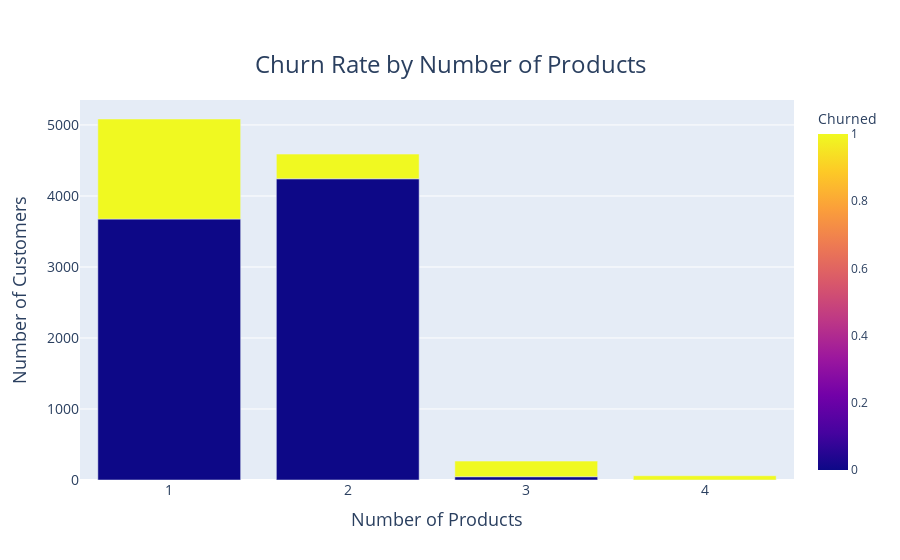

The notebook cell saved with this chart:
### Code cell
fig = px.bar(
    numprods_churn_counts,
    x='NumProds',
    y='Count',
    color='Churned',
    barmode='group',
    title='Churn Rate by Number of Products',
    labels={'NumProds': 'Number of Products', 'Count': 'Number of Customers'}
)

# Customize the title and axis labels
fig.update_layout(
    title={
        'text': "Churn Rate by Number of Products",
        'y': 0.9,
        'x': 0.5,
        'xanchor': 'center',
        'yanchor': 'top',
        'font': {'size': 24}  # Adjust the font size of the title
    },
    xaxis_title={
        'text': 'Number of Products',
        'font': {'size': 18}  # Adjust the x-axis title font size
    },
    yaxis_title={
        'text': 'Number of Customers',
        'font': {'size': 18}  # Adjust the y-axis title font size
    }
)

# Adjust the font size of the tick labels
fig.update_xaxes(tickfont={'size': 14})
fig.update_yaxes(tickfont={'size': 14})

fig.show()

### Figure 1 — Plotly figure (JSON) as saved in the notebook; plotly's stock layout.template omitted (floating-point values rounded to 4 significant figures)
{"data": [{"alignmentgroup": "True", "hovertemplate": "Number of Products=%{x}<br>Number of Customers=%{y}<br>Churned=%{marker.color}<extra></extra>", "legendgroup": "", "marker": {"color": [0, 1, 0, 1, 0, 1, 1], "coloraxis": "coloraxis", "pattern": {"shape": ""}}, "name": "", "offsetgroup": "", "orientation": "v", "showlegend": false, "textposition": "auto", "type": "bar", "x": [1, 1, 2, 2, 3, 3, 4], "xaxis": "x", "y": [3675, 1409, 4242, 348, 46, 220, 60], "yaxis": "y"}], "layout": {"barmode": "group", "coloraxis": {"colorbar": {"title": {"text": "Churned"}}, "colorscale": [[0, "#0d0887"], [0.1111, "#46039f"], [0.2222, "#7201a8"], [0.3333, "#9c179e"], [0.4444, "#bd3786"], [0.5556, "#d8576b"], [0.6667, "#ed7953"], [0.7778, "#fb9f3a"], [0.8889, "#fdca26"], [1, "#f0f921"]]}, "legend": {"tracegroupgap": 0}, "title": {"font": {"size": 24}, "text": "Churn Rate by Number of Products", "x": 0.5, "xanchor": "center", "y": 0.9, "yanchor": "top"}, "xaxis": {"anchor": "y", "domain": [0, 1], "tickfont": {"size": 14}, "title": {"font": {"size": 18}, "text": "Number of Products"}}, "yaxis": {"anchor": "x", "domain": [0, 1], "tickfont": {"size": 14}, "title": {"font": {"size": 18}, "text": "Number of Customers"}}}}
